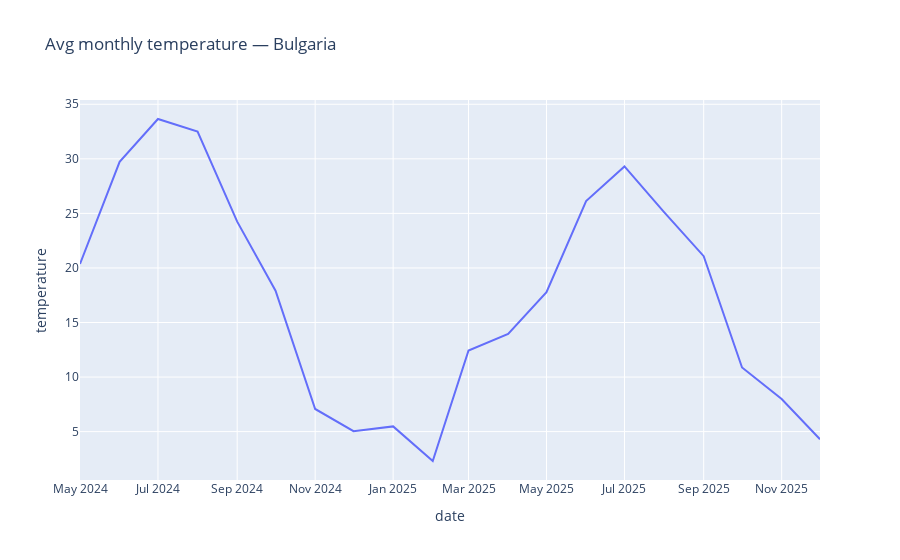

Notebook cell for this chart:
### Code cell
#  time series for a representative country (most records)
top_country = df['country'].value_counts().idxmax()
print("Top country by data volume:", top_country)
country_ts = (df[df['country']==top_country]
              .groupby('date')['temperature']
              .mean()
              .reset_index())

if not country_ts.empty:
    fig = px.line(country_ts, x='date', y='temperature', title=f'Avg monthly temperature — {top_country}')
    path = os.path.join(FIGURES_DIR, f"{top_country}_timeseries.html")
    fig.write_html(path)
    fig.show()
    print("Saved timeseries to", path)
else:
    print("No time series data available for", top_country)

### Figure 1 — Plotly figure (JSON) as saved in the notebook; plotly's stock layout.template omitted (floating-point values rounded to 4 significant figures)
{"data": [{"hovertemplate": "date=%{x}<br>temperature=%{y}<extra></extra>", "legendgroup": "", "line": {"color": "#636efa", "dash": "solid"}, "marker": {"symbol": "circle"}, "mode": "lines", "name": "", "orientation": "v", "showlegend": false, "type": "scatter", "x": ["2024-05-01T00:00:00.000000000", "2024-06-01T00:00:00.000000000", "2024-07-01T00:00:00.000000000", "2024-08-01T00:00:00.000000000", "2024-09-01T00:00:00.000000000", "2024-10-01T00:00:00.000000000", "2024-11-01T00:00:00.000000000", "2024-12-01T00:00:00.000000000", "2025-01-01T00:00:00.000000000", "2025-02-01T00:00:00.000000000", "2025-03-01T00:00:00.000000000", "2025-04-01T00:00:00.000000000", "2025-05-01T00:00:00.000000000", "2025-06-01T00:00:00.000000000", "2025-07-01T00:00:00.000000000", "2025-08-01T00:00:00.000000000", "2025-09-01T00:00:00.000000000", "2025-10-01T00:00:00.000000000", "2025-11-01T00:00:00.000000000", "2025-12-01T00:00:00.000000000"], "xaxis": "x", "y": [20.37, 29.72, 33.65, 32.49, 24.25, 17.91, 7.077, 5.039, 5.477, 2.307, 12.43, 13.95, 17.78, 26.12, 29.3, 25.11, 21.08, 10.88, 7.991, 4.3], "yaxis": "y"}], "layout": {"legend": {"tracegroupgap": 0}, "title": {"text": "Avg monthly temperature — Bulgaria"}, "xaxis": {"anchor": "y", "domain": [0, 1], "title": {"text": "date"}}, "yaxis": {"anchor": "x", "domain": [0, 1], "title": {"text": "temperature"}}}}
